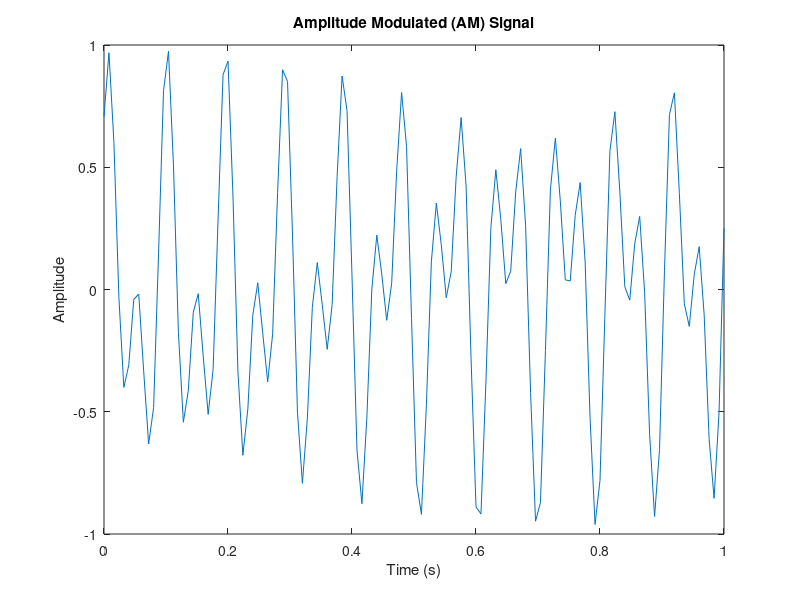

Here is the MATLAB script that generated this plot:
%% AMSIUSOIDSIGNAL 5
%parameters

A = 1;           
f0 = 100;       
f1 = 5;      
phi = pi/4;      % Phase shift (radians)


sigLen= 1;
samplIntrvl= 0.008;
timeVec= 0:samplIntrvl:sigLen;


% Amplitude modulated signal
sigVec = A * cos(2 * pi * f1 * timeVec) .*(sin(f0 * timeVec+ phi));

% Plot the AM signal

plot(timeVec, sigVec, '-');
xlabel('Time (s)');
ylabel('Amplitude');
title('Amplitude Modulated (AM) Signal');
